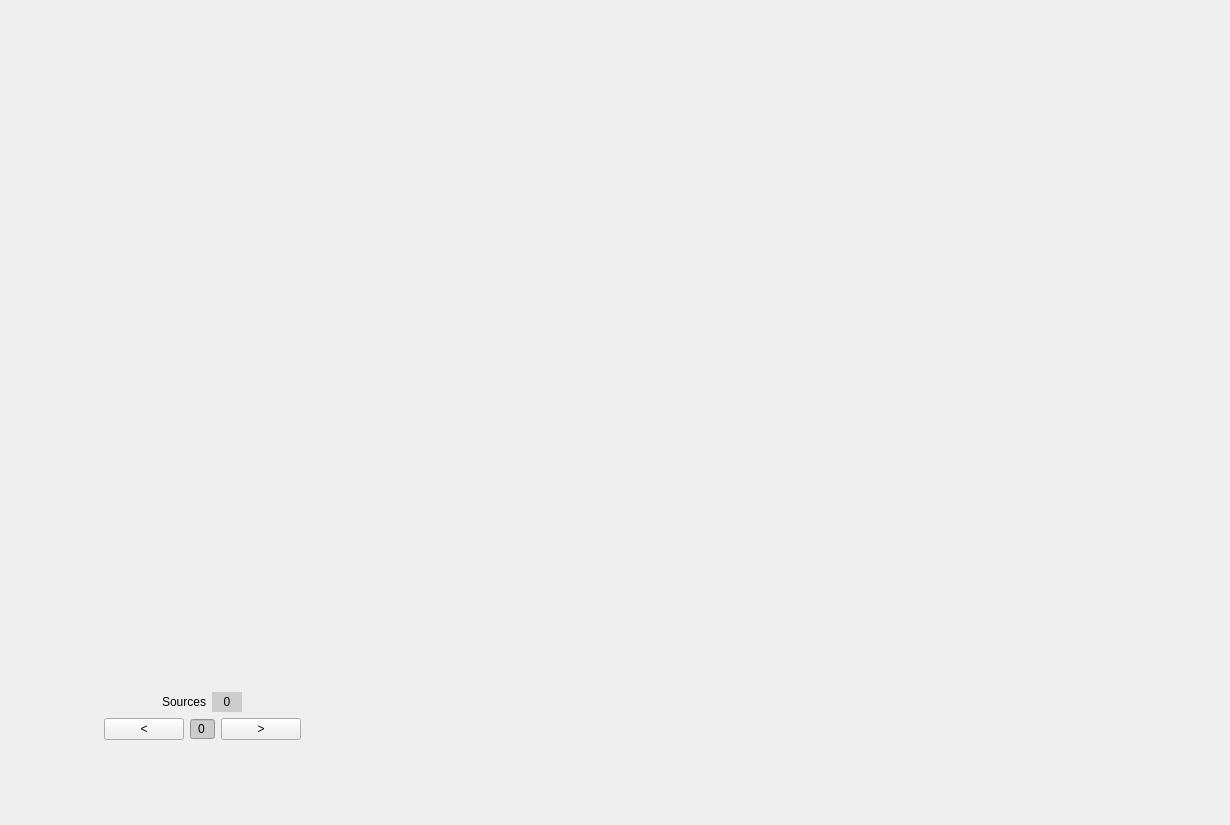
<?xml version="1.0" encoding="UTF-8"?>
<ui version="4.0">
 <class>manual_panel</class>
 <widget class="QWidget" name="manual_panel">
  <property name="geometry">
   <rect>
    <x>0</x>
    <y>0</y>
    <width>1230</width>
    <height>825</height>
   </rect>
  </property>
  <property name="windowTitle">
   <string>Form</string>
  </property>
  <layout class="QHBoxLayout" name="horizontalLayout_2">
   <property name="leftMargin">
    <number>0</number>
   </property>
   <property name="topMargin">
    <number>0</number>
   </property>
   <property name="rightMargin">
    <number>0</number>
   </property>
   <property name="bottomMargin">
    <number>0</number>
   </property>
   <item>
    <layout class="QVBoxLayout" name="verticalLayout">
     <property name="rightMargin">
      <number>0</number>
     </property>
     <item>
      <layout class="QHBoxLayout" name="horizontalLayout_3">
       <property name="topMargin">
        <number>20</number>
       </property>
       <item>
        <spacer name="horizontalSpacer_3">
         <property name="orientation">
          <enum>Qt::Horizontal</enum>
         </property>
         <property name="sizeHint" stdset="0">
          <size>
           <width>40</width>
           <height>20</height>
          </size>
         </property>
        </spacer>
       </item>
       <item>
        <widget class="WarpControlWidget" name="warp_controls" native="true">
         <property name="minimumSize">
          <size>
           <width>250</width>
           <height>580</height>
          </size>
         </property>
         <property name="maximumSize">
          <size>
           <width>250</width>
           <height>580</height>
          </size>
         </property>
        </widget>
       </item>
       <item>
        <spacer name="horizontalSpacer_4">
         <property name="orientation">
          <enum>Qt::Horizontal</enum>
         </property>
         <property name="sizeHint" stdset="0">
          <size>
           <width>40</width>
           <height>20</height>
          </size>
         </property>
        </spacer>
       </item>
      </layout>
     </item>
     <item>
      <spacer name="verticalSpacer_2">
       <property name="orientation">
        <enum>Qt::Vertical</enum>
       </property>
       <property name="sizeHint" stdset="0">
        <size>
         <width>20</width>
         <height>40</height>
        </size>
       </property>
      </spacer>
     </item>
     <item>
      <layout class="QHBoxLayout" name="horizontalLayout">
       <property name="topMargin">
        <number>0</number>
       </property>
       <item>
        <spacer name="horizontalSpacer">
         <property name="orientation">
          <enum>Qt::Horizontal</enum>
         </property>
         <property name="sizeHint" stdset="0">
          <size>
           <width>40</width>
           <height>20</height>
          </size>
         </property>
        </spacer>
       </item>
       <item>
        <widget class="QLabel" name="label_Sources">
         <property name="maximumSize">
          <size>
           <width>16777215</width>
           <height>20</height>
          </size>
         </property>
         <property name="text">
          <string>Sources</string>
         </property>
        </widget>
       </item>
       <item>
        <widget class="QLabel" name="label_nsources">
         <property name="minimumSize">
          <size>
           <width>30</width>
           <height>0</height>
          </size>
         </property>
         <property name="maximumSize">
          <size>
           <width>30</width>
           <height>20</height>
          </size>
         </property>
         <property name="styleSheet">
          <string notr="true">background-color: #cccccc;</string>
         </property>
         <property name="text">
          <string>0</string>
         </property>
         <property name="alignment">
          <set>Qt::AlignCenter</set>
         </property>
        </widget>
       </item>
       <item>
        <spacer name="horizontalSpacer_2">
         <property name="orientation">
          <enum>Qt::Horizontal</enum>
         </property>
         <property name="sizeHint" stdset="0">
          <size>
           <width>40</width>
           <height>20</height>
          </size>
         </property>
        </spacer>
       </item>
      </layout>
     </item>
     <item>
      <layout class="QHBoxLayout" name="horizontalLayout_5">
       <property name="topMargin">
        <number>0</number>
       </property>
       <item>
        <spacer name="horizontalSpacer_7">
         <property name="orientation">
          <enum>Qt::Horizontal</enum>
         </property>
         <property name="sizeHint" stdset="0">
          <size>
           <width>40</width>
           <height>20</height>
          </size>
         </property>
        </spacer>
       </item>
       <item>
        <widget class="QPushButton" name="button_previous_curve">
         <property name="text">
          <string>&lt;</string>
         </property>
        </widget>
       </item>
       <item>
        <widget class="QSpinBox" name="spin_current_curve">
         <property name="maximumSize">
          <size>
           <width>30</width>
           <height>16777215</height>
          </size>
         </property>
         <property name="focusPolicy">
          <enum>Qt::ClickFocus</enum>
         </property>
         <property name="styleSheet">
          <string notr="true">background-color: #cccccc;</string>
         </property>
         <property name="alignment">
          <set>Qt::AlignCenter</set>
         </property>
         <property name="buttonSymbols">
          <enum>QAbstractSpinBox::NoButtons</enum>
         </property>
        </widget>
       </item>
       <item>
        <widget class="QPushButton" name="button_next_curve">
         <property name="text">
          <string>&gt;</string>
         </property>
        </widget>
       </item>
       <item>
        <spacer name="horizontalSpacer_8">
         <property name="orientation">
          <enum>Qt::Horizontal</enum>
         </property>
         <property name="sizeHint" stdset="0">
          <size>
           <width>40</width>
           <height>20</height>
          </size>
         </property>
        </spacer>
       </item>
      </layout>
     </item>
     <item>
      <spacer name="verticalSpacer">
       <property name="orientation">
        <enum>Qt::Vertical</enum>
       </property>
       <property name="sizeHint" stdset="0">
        <size>
         <width>20</width>
         <height>40</height>
        </size>
       </property>
      </spacer>
     </item>
    </layout>
   </item>
   <item>
    <layout class="QVBoxLayout" name="verticalLayout_3">
     <property name="leftMargin">
      <number>20</number>
     </property>
     <item>
      <widget class="FigureManual" name="figure" native="true">
       <property name="minimumSize">
        <size>
         <width>800</width>
         <height>500</height>
        </size>
       </property>
       <property name="maximumSize">
        <size>
         <width>800</width>
         <height>500</height>
        </size>
       </property>
       <property name="styleSheet">
        <string notr="true"/>
       </property>
      </widget>
     </item>
    </layout>
   </item>
  </layout>
 </widget>
 <customwidgets>
  <customwidget>
   <class>WarpControlWidget</class>
   <extends>QWidget</extends>
   <header>widgets</header>
   <container>1</container>
  </customwidget>
  <customwidget>
   <class>FigureManual</class>
   <extends>QWidget</extends>
   <header>figures</header>
   <container>1</container>
  </customwidget>
 </customwidgets>
 <tabstops>
  <tabstop>button_next_curve</tabstop>
  <tabstop>button_previous_curve</tabstop>
  <tabstop>spin_current_curve</tabstop>
 </tabstops>
 <resources/>
 <connections/>
</ui>
